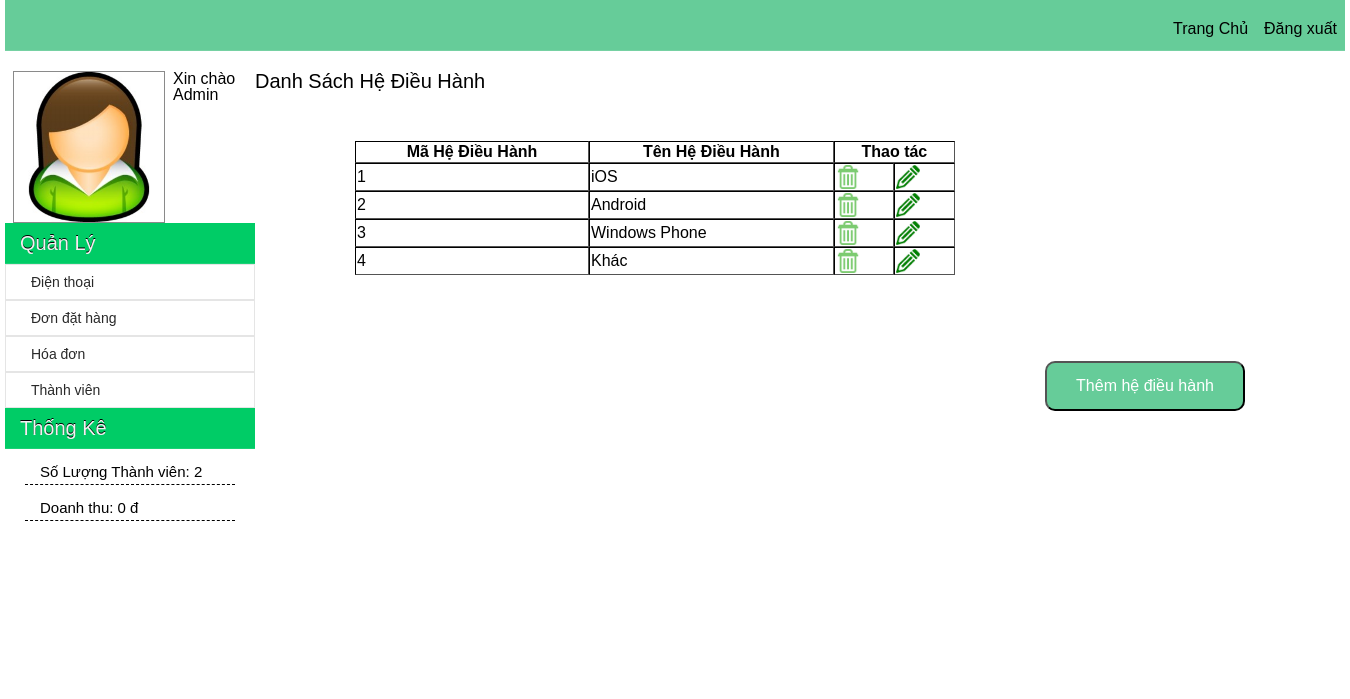
/Resource/phAdmin/HeDieuHanh.php, run on the app's committed database.
### tables this page shows
CREATE TABLE IF NOT EXISTS `hedieuhanh` (
  `ma` int(11) NOT NULL AUTO_INCREMENT,
  `ten` varchar(15) NOT NULL,
  PRIMARY KEY (`ma`)
);

### Resource/DataProvider.php (called while the page is built, shortened)
<?php
class DataProvider
{
	public static function ExecuteQuery($sql)
	{
		$connection = mysql_connect("localhost","root","") or die ("couldn't connect to localhost");
		$result = mysql_query($sql,$connection);
		return $result;
	}
}
?>

### Resource/phAdmin/HeDieuHanh.php (the view, shortened to what this page needs)
<?php include_once("include/header.inc.php") ?>
       <div id="contenta">
        	<?php include_once("include/menu_left.inc.php") ?>
       		<div id="main-content">
             <h1 id="h1">
             	Danh Sách Hệ Điều Hành
             </h1>
             <form method="post">
             <table border="1" cellspacing="0" style="width:600px;">
         	    <tr>
              	<th>
                	Mã Hệ Điều Hành
                </th>
                <th >
                	Tên Hệ Điều Hành
                </th>
                <th colspan="2">
                	Thao tác
                </th>
             	 </tr>
              	<?php
					$sql = "select * from hedieuhanh";
					$result = DataProvider::ExecuteQuery($sql);
					if(count($result)>0)
					{
						while($row = mysql_fetch_array($result))
						{
							echo "<tr>
									<td>".$row["ma"]."</td>
									<td>".$row["ten"]."</td>
									<td><a href='HeDieuHanh.php?delHDH=".$row["ma"]."&ten=".$row["ten"]."'><img class='table_img' src='images/remove_img.jpg'></a></td>
									<td><a href='HeDieuHanh.php?suaHDH=".$row["ma"]."&ten=".$row["ten"]."'><img class='table_img' src='images/edit_img.jpg'></a></td>
								</tr>";
						}
					}
				?>
             </table>
             </form>
              </div>
              <div id="Them">
              <form action="HeDieuHanh.php" method="get">
              	<input type="submit" name="btnThemHDH" value="Thêm hệ điều hành" id="">
                </form>
              </div>
    </div>
</body></html>

### Resource/phAdmin/css/main.css (style rules this page uses)
body,h1,h2,h3,h4,h5,h6,p,ul { border:0;font-size:100%;font:inherit;vertical-align:baseline;margin:0;padding:0 }
body { line-height:1 }
body { font-family:Arial, Helvetica, sans-serif; }
a { text-decoration: none; color: #f2f2f2; }
h1 { font-size:20px; }
#contenta { width: 1340px; margin: auto; min-width: 1234px; height: auto; }
#contenta a { color: #292929; }
#main-content { width:900px; height:auto; background:#FFF; padding: 20px 0px 50px 0px; position:relative; float:left; }
#Them { width:500px; height:100px; float:right; }
#Them input[type = "submit"] { width:200px; height:50px; float:right; background-color:#6C9; color:#FFF; margin-right:100px; font-size:16px; border-radius:10px; margin-top:20px; }

### Resource/phAdmin/css/table.css (style rules this page uses)
table { margin-left:100px; border:0px double #000000; margin-top:50px; white-space:normal; }
.table_img { width:24px; height:24px; }

### data on the page
hedieuhanh: ma "1", ten "iOS"
hedieuhanh: ma "2", ten "Android"
hedieuhanh: ma "3", ten "Windows Phone"
hedieuhanh: ma "4", ten "Khác"

### other printed values
$sothanhvien "2"
$doanhthu "0"
